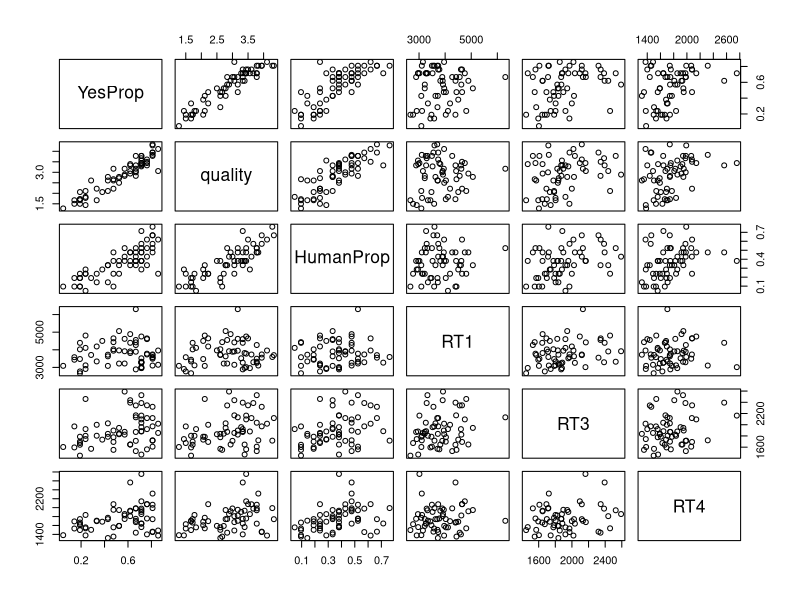
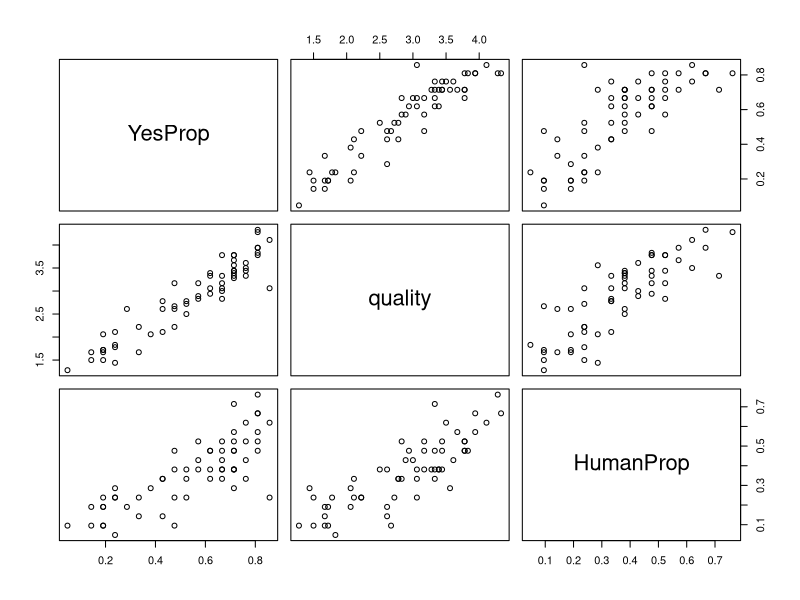

The R script that drew these images, in order: (Note: this script raises an error after producing the figures.)
## Bodo Winter
## March 19, 2017; Changed Sep 19, 2017
## Analysis of Spanish metaphors

##------------------------------------------------------------------
## Data carpentry #1, General:
##------------------------------------------------------------------

## Load in packages:

library(stringr)
library(car)
library(tidyverse)

## Load in data:

setwd('/Users/winterb/Research/metaphormagnet/analysis/data/')
span <- read_csv('spanish_eprime.csv')

## Get rid of weird column names:

span <- select(span, -`Running[Block]`,
	-`Procedure[Block]`,
	-`Procedure[Trial]`,
	-`Running[Trial]`)

## Take only those needed:

span <- select(span,
	Subject, Age,
	FirstLanguage, Occupation,
	Sex, Trial, CrossLangDiff,
	Form_Form_Chinese:Novelty_European,
	Q1.RESP, Q1.RT,
	Q2.RESP, Q2.RT,
	Q3.RESP, Q3.RT,
	Q4.RESP, Q4.RT,
	Stimuli)


##------------------------------------------------------------------
## Experiment analysis, correlation of Q1, Q3 and Q4 across stims:
##------------------------------------------------------------------

## Q2 is omitted because it is nested, only for 'yes' Q1 responses:

## Get makes sense yes/no responses per stimulus:

Q1tab <- as_tibble(with(span, table(Stimuli, Q1.RESP)))
Q1tab <- Q1tab %>% spread(Q1.RESP, n)

## Get proportions of makes sense question, Q1:

Q1tab <- mutate(Q1tab,
	YesProp = Yes / 21)

## Get average Q3 (quality ratings):

Q3tab <- span %>% group_by(Stimuli) %>%
	summarize(quality = round(mean(Q3.RESP), 2),
		qualitySD = round(sd(Q3.RESP), 2))

## Get Q4 proportions:

Q4tab <- as_tibble(with(span, table(Stimuli, Q4.RESP)))
Q4tab <- Q4tab %>% spread(Q4.RESP, n) %>%
	mutate(HumanProp = human / 21)

## Get average RTs:

RT_tab <- span %>% group_by(Stimuli) %>%
	summarize(RT1 = mean(Q1.RT),
		# RT2 = mean(Q2.RT),
		RT3 = mean(Q3.RT),
		RT4 = mean(Q4.RT)) %>%
	mutate(TotalRT = RT1 + RT3 + RT4,
		AvgRT = TotalRT / 3)

## Merge into one matrix:

allstim <- left_join(Q1tab, Q3tab) %>%
	left_join(Q4tab) %>% left_join(RT_tab)

## Extract variables for correlations:

allcorrs <- allstim %>%
	select(YesProp, quality, HumanProp:RT4)

## Get correlation table:

cor(allcorrs)
pairs(allcorrs)

## Perform pairwise correlations:

with(allcorrs, cor.test(YesProp, quality, method = 'spearman'))
with(allcorrs, cor.test(YesProp, HumanProp, method = 'spearman'))
with(allcorrs, cor.test(quality, HumanProp, method = 'spearman'))

## Plot correlations for the three questions:

pairs(allcorrs[, 1:3])

## Perform PCA:

## Standardize all values:

allcorrs_z <- apply(allcorrs, 2,
	FUN = function(x) (x - mean(x)) / sd(x))

## Get PCAs:

allcorrs_pca <- prcomp(allcorrs_z[, 1:3], center = TRUE, scale = TRUE)
	# prcomp preferred over princomp because SVD has more numerical precision

## Inspect:

summary(allcorrs_pca)

## Inspect loadings:

round(allcorrs_pca$rotation, 1)

## Extract first component:

allstim$PC1 <- allcorrs_pca$x[, 1]

## Make it into a positive thing so high ratings = high quality:

allstim$PC1 <- allstim$PC1 * -1


##------------------------------------------------------------------
## Main novelty hypothesis and other condition variables:
##------------------------------------------------------------------

## Merge form-form and novelty in there:

allstim$novelty <- span[match(allstim$Stimuli, span$Stimuli), ]$Novelty_European
allstim$human <- span[match(allstim$Stimuli, span$Stimuli), ]$HumanORComputer

## Make form-form and novelty into polynomial contrasts (by hand):

allstim <- mutate(allstim,
	novelty_c = novelty - mean(novelty),
	novelty_c2 = novelty_c ^ 2,
	human_c = ifelse(human == 'h', -0.5, 0.5))

## Construct models for novelty:

summary(xmdl.full <- lm(PC1 ~ novelty_c + novelty_c2 +
	human_c, data = allstim))
summary(xmdl.noquadraticnovelty <- lm(PC1 ~ novelty_c + 
	human_c, data = allstim))
summary(xmdl.nonovelty <- lm(PC1 ~ 
	human_c, data = allstim))

## Construct models for article and human:

summary(xmdl.nohuman <- lm(PC1 ~ novelty_c + novelty_c2, data = allstim))

## Perform F-test of linear and quadratic effect together (omnibus):

anova(xmdl.nonovelty, xmdl.full, test = 'F')

## Perform F-test of quadratic effect:

anova(xmdl.noquadraticnovelty, xmdl.full, test = 'F')

## Perform F-test of linear effect:

anova(xmdl.nonovelty, xmdl.noquadraticnovelty, test = 'F')

## Perform F-test of linear effect:

anova(xmdl.nonovelty, xmdl.noquadraticnovelty, test = 'F')

## Perform F-tests of human:

anova(xmdl.nohuman, xmdl.full, test = 'F')

## R-squared comparisons:

summary(xmdl.full)$r.squared
summary(xmdl.noquadraticnovelty)$r.squared
summary(xmdl.full)$r.squared - summary(xmdl.noquadraticnovelty)$r.squared	# 3%
summary(xmdl.nonovelty)$r.squared
summary(xmdl.noquadraticnovelty)$r.squared - summary(xmdl.nonovelty)$r.squared	# 34%
summary(xmdl.nohuman)$r.squared
summary(xmdl.full)$r.squared - summary(xmdl.nohuman)$r.squared	# 3%



##------------------------------------------------------------------
## Compute predictions for plotting:
##------------------------------------------------------------------

## Empty data frame with values to predict:

newdata <- tibble(human_c = 0,
	novelty_c = sort(unique(stims$novelty_c))) %>%
	mutate(novelty_c2 = novelty_c ^ 2)

## Fill with predictions:

newdata <- bind_cols(newdata,
	as_tibble(predict(xmdl.full, newdata, se.fit = T)[1:2]))

## Compute 95% confidence intervals:

newdata <- mutate(newdata,
	UB = fit + 1.96 * se.fit,
	LB = fit - 1.96 * se.fit)

## Write to file:

write_csv(newdata, 'spanish_novelty_predictions.csv')


